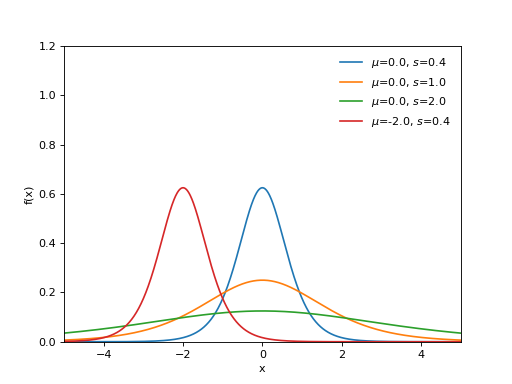

This chart was generated by the following Python code:
import matplotlib.pyplot as plt
import numpy as np
import scipy.stats as st
x = np.linspace(-5.0, 5.0, 1000)
fig, ax = plt.subplots()
f = lambda mu, s : st.logistic.pdf(x, loc=mu, scale=s)
plot_pdf = lambda a, b : ax.plot(x, f(a,b), label=r'$\mu$={0}, $s$={1}'.format(a,b))
plot_pdf(0.0, 0.4)
plot_pdf(0.0, 1.0)
plot_pdf(0.0, 2.0)
plot_pdf(-2.0, 0.4)
plt.legend(loc='upper right', frameon=False)
ax.set(xlim=[-5,5], ylim=[0,1.2], xlabel='x', ylabel='f(x)')
plt.show()
